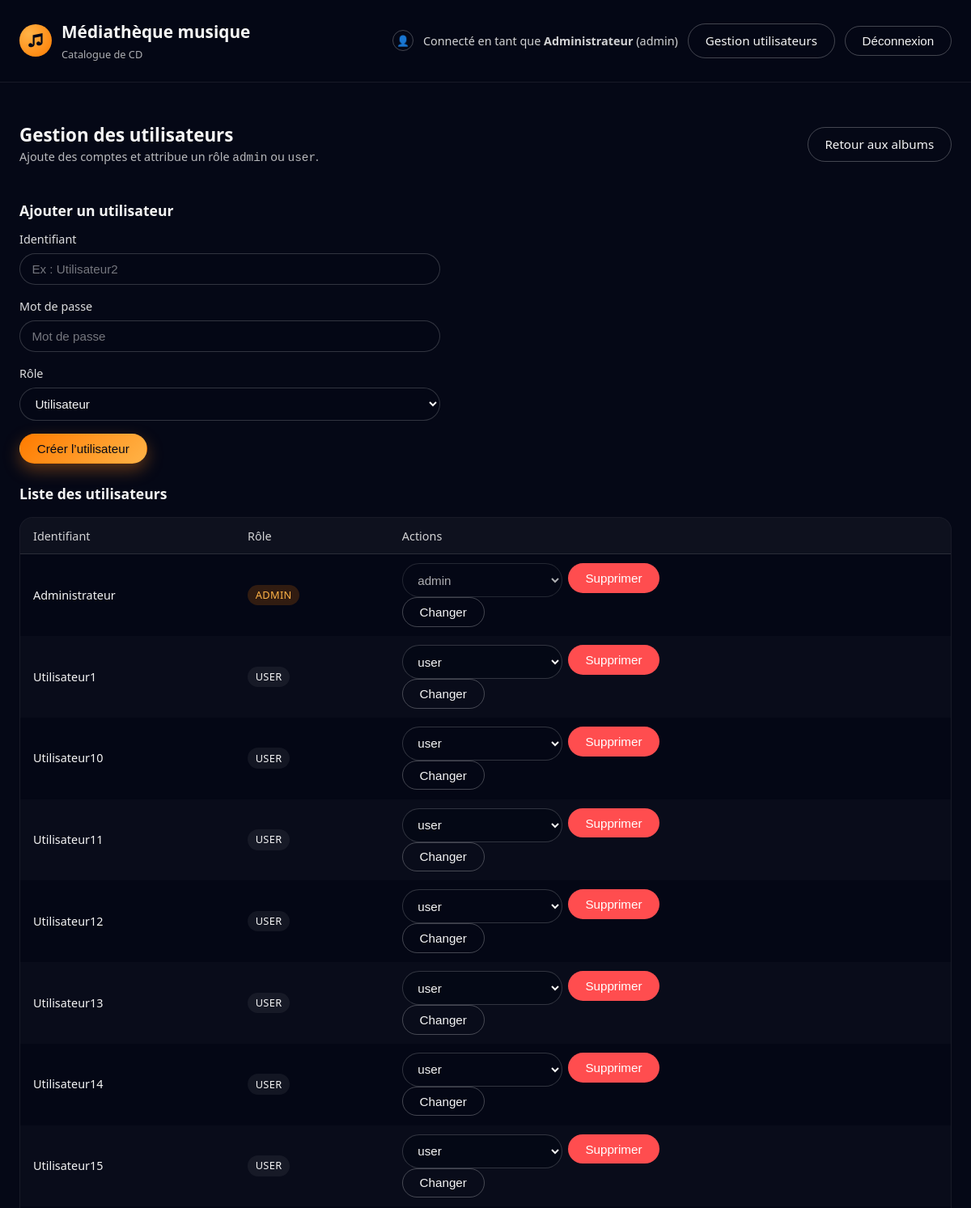
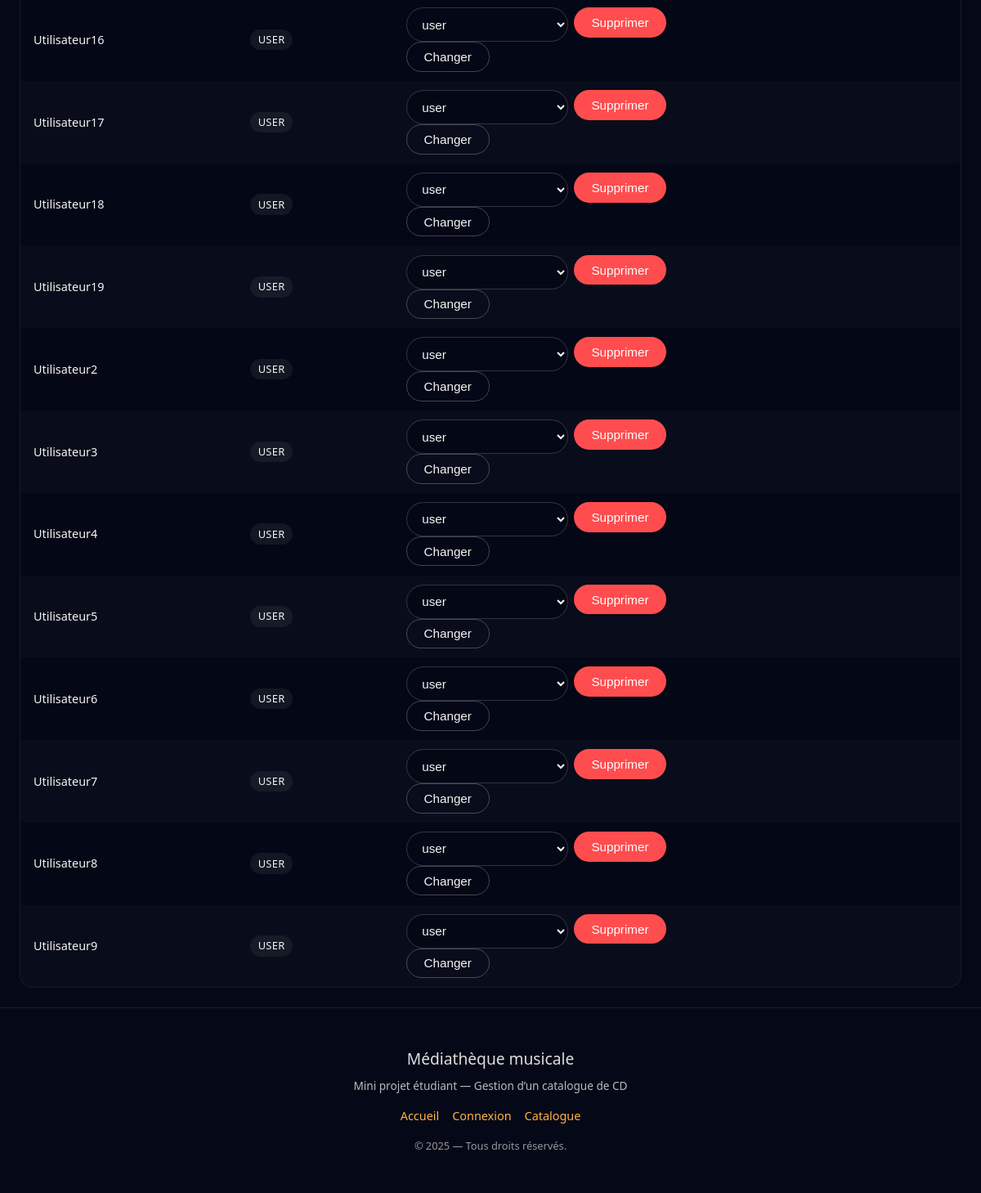
Page /pages/gestion_utilisateurs.php (signed in) on the committed database (2 pictures, top to bottom).
### tables this page shows
CREATE TABLE `utilisateurs` (
  `id` int(11) NOT NULL,
  `identifiant` varchar(255) NOT NULL,
  `motdepasse` varchar(255) NOT NULL,
  `role` varchar(20) NOT NULL
);

### pages/gestion_utilisateurs.php (the view, shortened to what this page needs)
<?php
require_once __DIR__ . '/../includes/db.php';
$errors = [];
$identifiant = '';
$role        = 'user';
try {
    $stmt = $pdo->prepare('SELECT id, identifiant, role FROM utilisateurs ORDER BY identifiant ASC');
    $stmt->execute();
    $utilisateurs = $stmt->fetchAll();
} catch (PDOException $e) {
    $utilisateurs = [];
    $errors['global'] = 'Erreur lors de la récupération des utilisateurs.';
}
require_once __DIR__ . '/../includes/header.php';
?>
<div class="page-header">
    <div>
        <h1 class="page-title">Gestion des utilisateurs</h1>
        <p class="page-description">
            Ajoute des comptes et attribue un rôle <code>admin</code> ou <code>user</code>.
        </p>
    </div>
    <a href="liste_albums.php" class="btn btn-secondary">
        Retour aux albums
    </a>
</div>
<section class="page-section">
    <div class="form-layout">
        <h2 class="section-title">Ajouter un utilisateur</h2>
        <form action="gestion_utilisateurs.php" method="post">
            <div class="form-group <?= isset($errors['identifiant']) ? 'error' : ''; ?>">
                <label for="identifiant" class="form-label">Identifiant</label>
                <input
                    type="text"
                    id="identifiant"
                    name="identifiant"
                    class="form-control"
                    value="<?= htmlspecialchars($identifiant); ?>"
                    placeholder="Ex : Utilisateur2"
                >
            </div>
            <div class="form-group <?= isset($errors['motdepasse']) ? 'error' : ''; ?>">
                <label for="motdepasse" class="form-label">Mot de passe</label>
                <input
                    type="password"
                    id="motdepasse"
                    name="motdepasse"
                    class="form-control"
                    placeholder="Mot de passe"
                >
            </div>
            <div class="form-group">
                <label for="role" class="form-label">Rôle</label>
                <select id="role" name="role" class="form-control">
                    <option value="user" <?= $role === 'user' ? 'selected' : ''; ?>>Utilisateur</option>
                </select>
            </div>
            <div class="form-actions">
                <button type="submit" class="btn btn-primary">
                    Créer l’utilisateur
                </button>
            </div>
        </form>
    </div>
</section>
<section class="page-section">
    <h2 class="section-title">Liste des utilisateurs</h2>
    <div class="table-wrapper">
        <table class="table">
            <thead>
            <tr>
                <th>Identifiant</th>
                <th>Rôle</th>
                <th>Actions</th>
            </tr>
            </thead>
            <tbody>
            <?php if (empty($utilisateurs)): ?>
                <tr>
                    <td colspan="3">Aucun utilisateur.</td>
                </tr>
            <?php else: ?>
                <?php foreach ($utilisateurs as $u): ?>
                    <?php $isSelf = ($u['identifiant'] ?? '') === ($_SESSION['user_id'] ?? ''); ?>
                    <tr>
                        <td><?= htmlspecialchars($u['identifiant']); ?></td>
                        <td>
                            <span class="role-badge <?= $u['role'] === 'admin' ? 'role-badge--admin' : 'role-badge--user'; ?>">
                                <?= htmlspecialchars($u['role']); ?>
                            </span>
                        </td>
                        <td>
                            <div class="table-actions">
                                <form action="gestion_utilisateurs.php" method="post">
                                    <select name="role" class="form-control" <?= $isSelf ? 'disabled' : ''; ?>>
                                        <option value="user" <?= ($u['role'] ?? '') === 'user' ? 'selected' : ''; ?>>user</option>
                                        <option value="admin" <?= ($u['role'] ?? '') === 'admin' ? 'selected' : ''; ?>>admin</option>
                                    </select>
                                    <button type="submit" class="btn btn-secondary" <?= $isSelf ? 'disabled' : ''; ?>>
                                        Changer
                                    </button>
                                </form>
                                <form action="gestion_utilisateurs.php" method="post"
                                      onsubmit="return confirm('Supprimer cet utilisateur ?');">
                                    <button type="submit" class="btn btn-danger" <?= $isSelf ? 'disabled' : ''; ?>>
                                        Supprimer
                                    </button>
                                </form>
                            </div>
                        </td>
                    </tr>
                <?php endforeach; ?>
            <?php endif; ?>
            </tbody>
        </table>
    </div>
</section>
<?php
require_once __DIR__ . '/../includes/footer.php';

### assets/style.css (style rules this page uses)
:root { --bg: #050816; --fg: #f5f5f5; --muted: rgba(255, 255, 255, 0.75); --muted-strong: rgba(255, 255, 255, 0.9); --surface: rgba(5, 8, 22, 0.96); --surface-2: rgba(255, 255, 255, 0.06); --border: rgba(255, 255, 255, 0.08); --accent: #ff7b00; --accent-2: #ffb347; --danger: #ff4d4f; --radius-pill: 999px; --radius-card: 18px; --shadow-card: 0 18px 45px rgba(0, 0, 0, 0.5); --font-body: system-ui, -apple-system, BlinkMacSystemFont, "Segoe UI", Roboto, sans-serif; --space-1: 0.25rem; --space-2: 0.5rem; --space-3: 0.75rem; --space-4: 1rem; --space-5: 1.5rem; --space-6: 2rem; }
*, *::before, *::after { box-sizing: border-box; margin: 0; padding: 0; }
html, body { height: 100%; }
body { background: var(--bg); color: var(--fg); font-family: var(--font-body); line-height: 1.5; }
.btn { align-items: center; border: 1px solid transparent; border-radius: var(--radius-pill); cursor: pointer; display: inline-flex; font-size: 0.95rem; font-weight: 500; justify-content: center; padding: 0.55rem 1.3rem; text-decoration: none; transition: transform 0.1s ease, box-shadow 0.1s ease, background-color 0.15s ease, border-color 0.15s ease; }
.btn-primary { background: linear-gradient(135deg, var(--accent), var(--accent-2)); box-shadow: 0 8px 20px rgba(255, 135, 29, 0.35); color: #050816; }
.btn-secondary { background: transparent; border-color: rgba(255, 255, 255, 0.25); color: var(--fg); }
.btn-danger { background: var(--danger); color: #fff; }
.form-group { margin-bottom: 1rem; }
.form-label { display: block; font-size: 0.9rem; margin-bottom: 0.35rem; opacity: 0.9; }
.form-control { background: rgba(5, 8, 22, 0.9); border: 1px solid rgba(255, 255, 255, 0.18); border-radius: var(--radius-pill); color: var(--fg); font-size: 0.95rem; outline: none; padding: 0.65rem 0.9rem; transition: border-color 0.15s ease, box-shadow 0.15s ease, background-color 0.15s ease; width: 100%; }
.form-control::placeholder { color: rgba(255, 255, 255, 0.45); }
.page-header { align-items: center; display: flex; gap: var(--space-4); justify-content: space-between; margin-bottom: 1rem; margin-top: 1.5rem; }
.page-title { font-size: 1.4rem; font-weight: 600; }
.page-description { font-size: 0.9rem; opacity: 0.75; }
.table-wrapper { background: var(--surface); border: 1px solid var(--border); border-radius: 16px; margin-top: 1rem; overflow: hidden; }
.table { border-collapse: collapse; font-size: 0.9rem; width: 100%; }
.table thead { background: rgba(255, 255, 255, 0.04); }
.table th, .table td { padding: 0.7rem 1rem; text-align: left; }
.table th { border-bottom: 1px solid var(--border); font-weight: 500; opacity: 0.85; }
.table tbody tr:nth-child(even) { background: rgba(255, 255, 255, 0.02); }
.table-actions { display: flex; gap: 0.4rem; }
.form-layout { max-width: 520px; }
.page-section { margin-top: 1.5rem; }
.section-title { font-size: 1.1rem; font-weight: 600; margin-bottom: 0.75rem; }
.form-actions { display: flex; flex-wrap: wrap; gap: 0.75rem; margin-top: 1rem; }
.role-badge { align-items: center; border-radius: var(--radius-pill); display: inline-flex; font-size: 0.8rem; font-weight: 500; letter-spacing: 0.03em; padding: 0.2rem 0.6rem; text-transform: uppercase; }
.role-badge--admin { background: rgba(255, 123, 0, 0.18); color: var(--accent-2); }
.role-badge--user { background: rgba(255, 255, 255, 0.06); color: var(--fg); }

### rows in the picture
utilisateurs: identifiant "Administrateur", role "ADMIN", role "admin"
utilisateurs: identifiant "Utilisateur1", role "USER", role "user"
utilisateurs: identifiant "Utilisateur10", role "USER", role "user"
utilisateurs: identifiant "Utilisateur11", role "USER", role "user"
utilisateurs: identifiant "Utilisateur12", role "USER", role "user"
utilisateurs: identifiant "Utilisateur13", role "USER", role "user"
utilisateurs: identifiant "Utilisateur14", role "USER", role "user"
utilisateurs: identifiant "Utilisateur15", role "USER", role "user"
utilisateurs: identifiant "Utilisateur16", role "USER", role "user"
utilisateurs: identifiant "Utilisateur17", role "USER", role "user"
utilisateurs: identifiant "Utilisateur18", role "USER", role "user"
utilisateurs: identifiant "Utilisateur19", role "USER", role "user"
utilisateurs: identifiant "Utilisateur2", role "USER", role "user"
utilisateurs: identifiant "Utilisateur3", role "USER", role "user"
utilisateurs: identifiant "Utilisateur4", role "USER", role "user"
utilisateurs: identifiant "Utilisateur5", role "USER", role "user"
utilisateurs: identifiant "Utilisateur6", role "USER", role "user"
utilisateurs: identifiant "Utilisateur7", role "USER", role "user"
utilisateurs: identifiant "Utilisateur8", role "USER", role "user"
utilisateurs: identifiant "Utilisateur9", role "USER", role "user"

### other values in the picture
$_SESSION['user_id'] "Administrateur"
